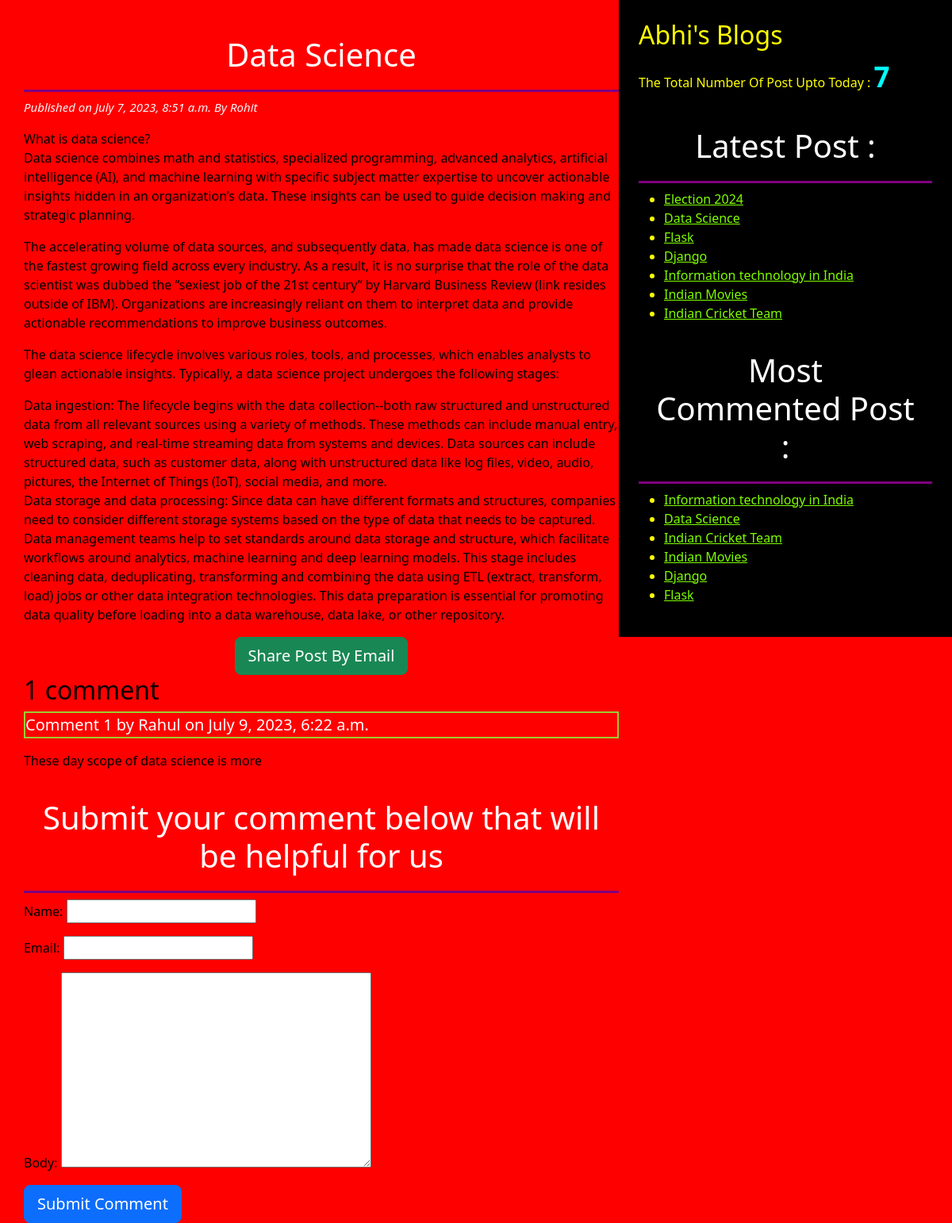
Page /2023/07/07/data-science/ on the committed database.
### blog/models.py (models this page shows, shortened)
class Post(models.Model):
    STATUS_CHOICE=(('draft','Draft'),('publish','Publish'))
    title=models.CharField(max_length=256)
    slug=models.SlugField(max_length=256,unique_for_date='publish')
    author=models.ForeignKey(User,related_name='blog_post',on_delete=models.CASCADE)
    body=models.TextField()
    publish=models.DateTimeField(default=timezone.now)
    created=models.DateTimeField(auto_now_add=True)
    updated=models.DateTimeField(auto_now=True)
    status=models.CharField(max_length=10,choices=STATUS_CHOICE,default='draft')
    objects=CustomManager()
    tags=TaggableManager()
    class Meta:
        ordering=('-publish',)
    def get_absolute_url(self):
        return reverse("post_detail", args=[self.publish.year,self.publish.strftime('%m'),self.publish.strftime('%d'),self.slug])

class Comment(models.Model):
    post=models.ForeignKey(Post,related_name='comments',on_delete=models.CASCADE)
    name=models.CharField(max_length=32)
    email=models.EmailField()
    body=models.TextField()
    created= models.DateTimeField(auto_now_add=True)
    updated=models.DateTimeField(auto_now=True)
    active=models.BooleanField(default=True)
    class Meta:
        ordering=('-created',)

### blog/views.py (the view)
# urls.py: path('<int:year>/<int:month>/<int:day>/<post>/',views.post_detail_view,name='post_detail'),
def post_detail_view(request,year,month,day,post):
    post= get_object_or_404(Post,slug=post,
                            status='publish',
                            publish__year=year,
                            publish__month=month,
                            publish__day=day)
    comments=post.comments.filter(active=True)
    csubmit=False
    if request.method=="POST":
        form=CommentForm(request.POST)
        if form.is_valid():
            new_comment=form.save(commit=False)
            new_comment.post=post
            new_comment.save()
            csubmit=True
    else:
        form=CommentForm()
    return render(request,'blog/post_detail.html',{'post':post,'form':form,'csubmit':csubmit,'comments':comments})

### blog/forms.py
class CommentForm(forms.ModelForm):
    class Meta:
        model=Comment
        fields=('name','email','body')

### blog/models.py (called while the page is built)
    def get_queryset(self):
        return super().get_queryset().filter(status='publish')

### blog/templatetags/blog_tags.py (called while the page is built)
@register.simple_tag
def total_posts():
    return Post.objects.count()

@register.inclusion_tag('blog/latest_post123.html')
def show_latest_post():
    latest_post=Post.objects.order_by('-publish')[:7]
    return {'latest_post':latest_post}

@register.simple_tag
def get_most_commented_post(count=6):
    return Post.objects.annotate(total_comments=Count('comments')).order_by('-total_comments')[:count]

### templates/blog/post_detail.html (shortened to what this page needs)
<!DOCTYPE html>
{% extends 'blog/base.html' %}
        {% block body_block %}
           <h1> {{post.title}} </h1>
           <p id='date'> Published on {{post.publish}} By {{post.author|title}}</p>
           {{post.body|linebreaks}}
        <div class="container" align='center'>
           <a href="/{{post.id}}/share" class='btn btn-success btn-lg'>Share Post By Email</a>
        </div>
        {% with comments.count as comments_count  %}
            <h2> {{comments_count}} comment{{comments_count|pluralize}} </h2>
        {% endwith %}
        {% if comments %}
            {% for comment in comments  %}
                <p id='ch'> Comment {{forloop.counter}} by {{comment.name}} on {{comment.created}} </p>
                <div class="ch"> {{comment.body|linebreaks}} </div>
            {% endfor %}
        {% else %}
            <p>There are no comments yet</p>
        {% endif %}
        {% if csubmit %}
           <h2>Your comments added successfully</h2>
        {% else %}
        <h1>Submit your comment below that will be helpful for us</h1>
        <form method='POST'>
            {{form.as_p}}
            <input type="submit" class='btn btn-primary btn-lg' value="Submit Comment">
        </form>
        {% endif %}
        {% endblock  %}

### templates/blog/base.html (shortened to what this page needs)
<!DOCTYPE html>
{% load blog_tags %}
{% load static %}
<html lang="en">
<head>
    <link href="https://cdn.jsdelivr.net/npm/bootstrap@5.3.0/dist/css/bootstrap.min.css" rel="stylesheet">
    <link rel="stylesheet" href="{% static 'css/blog3.css' %}">
</head>
<body>
    <div class="content">
        {% block body_block %}
        {% endblock  %}
    </div>
    <div class="sidebar">
        <h2>Abhi's Blogs</h2>
        <p>The Total Number Of Post Upto Today : <span id='pcount'>{% total_posts %}</span> </p>
        <h1>Latest Post : </h1> {% show_latest_post %}
        <h1>Most Commented Post :</h1>
        {% get_most_commented_post as most_commented_post %}
        <ul>
            {% for post in most_commented_post %}
               <li> <a href="{{post.get_absolute_url}}"> {{post.title}} </a> </li>
            {% endfor %}
        </ul>
    </div>
</body>
</html>

### templates/blog/latest_post123.html
<ul>
    {% for post  in latest_post  %}
      <li> <a href="{{post.get_absolute_url}}"> {{post.title}} </a>
      </li>
    {% endfor %}
</ul>

### static/css/blog3.css (style rules this page uses)
.content { width: 65% ; float: left; background-color:red; color:black; padding: 25px 0 0 30px ; height: 100%; }
.sidebar { width: 35% ; float: right; background-color: black; color: yellow; padding: 25px; height: 100%; }
h1 { text-align: center; border-bottom: 3px solid purple; padding: 20px; color: white; }
#date { color: rgb(245, 244, 248); font-size: 15px; font-style: italic; }
a { color: chartreuse; }
body { background-color: red; }
#ch { color: white; font-size: 20px; border: 2px solid yellowgreen; }
#pcount { font-size: 35px; font-weight: 900; color: aqua; }

### rows in the picture
Post: title "Data Science", publish "July 7, 2023, 8:51 a.m.", author "Rohit", body "What is data science? Data science combines math and statistics, specialized programming, advanced analytics, artificial intelligence (AI), and machine learning with specific subject matter expertise to uncover actionable insights hidden in an organization’s data. These insights can be used to guide decision making and strategic planning. The accelerating volume of data sources, and subsequently data, has made data science is one of the fastest growing field across every industry. As a result, it is no surprise that the role of the data scientist was dubbed the “sexiest job of the 21st century” by Harvard Business Review (link resides outside of IBM). Organizations are increasingly reliant…"
Comment: name "Rahul", created "July 9, 2023, 6:22 a.m.", body "These day scope of data science is more"
Post: title "Election 2024"
Post: title "Flask"
Post: title "Django"
Post: title "Information technology in India"
Post: title "Indian Movies"
Post: title "Indian Cricket Team"

### other values in the picture
{{ comments_count }} "1"
